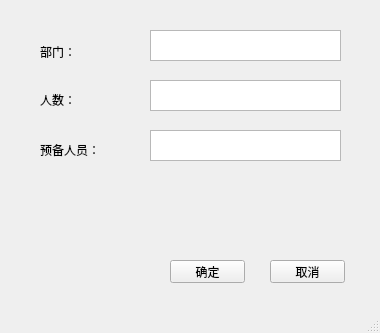
<?xml version="1.0" encoding="UTF-8"?>
<ui version="4.0">
 <class>AddPartMainWindow</class>
 <widget class="QMainWindow" name="AddPartMainWindow">
  <property name="geometry">
   <rect>
    <x>0</x>
    <y>0</y>
    <width>380</width>
    <height>333</height>
   </rect>
  </property>
  <property name="windowTitle">
   <string>MainWindow</string>
  </property>
  <widget class="QWidget" name="centralwidget">
   <widget class="QTextEdit" name="textEdit_3">
    <property name="geometry">
     <rect>
      <x>150</x>
      <y>130</y>
      <width>191</width>
      <height>31</height>
     </rect>
    </property>
   </widget>
   <widget class="QPushButton" name="pushButton">
    <property name="geometry">
     <rect>
      <x>170</x>
      <y>260</y>
      <width>75</width>
      <height>23</height>
     </rect>
    </property>
    <property name="text">
     <string>确定</string>
    </property>
   </widget>
   <widget class="QTextEdit" name="textEdit">
    <property name="geometry">
     <rect>
      <x>150</x>
      <y>30</y>
      <width>191</width>
      <height>31</height>
     </rect>
    </property>
   </widget>
   <widget class="QTextEdit" name="textEdit_2">
    <property name="geometry">
     <rect>
      <x>150</x>
      <y>80</y>
      <width>191</width>
      <height>31</height>
     </rect>
    </property>
   </widget>
   <widget class="QLabel" name="label_2">
    <property name="geometry">
     <rect>
      <x>40</x>
      <y>90</y>
      <width>61</width>
      <height>20</height>
     </rect>
    </property>
    <property name="text">
     <string>人数：</string>
    </property>
   </widget>
   <widget class="QLabel" name="label">
    <property name="geometry">
     <rect>
      <x>40</x>
      <y>42</y>
      <width>81</width>
      <height>20</height>
     </rect>
    </property>
    <property name="text">
     <string>部门：</string>
    </property>
   </widget>
   <widget class="QPushButton" name="pushButton_2">
    <property name="geometry">
     <rect>
      <x>270</x>
      <y>260</y>
      <width>75</width>
      <height>23</height>
     </rect>
    </property>
    <property name="text">
     <string>取消</string>
    </property>
   </widget>
   <widget class="QLabel" name="label_3">
    <property name="geometry">
     <rect>
      <x>40</x>
      <y>140</y>
      <width>61</width>
      <height>20</height>
     </rect>
    </property>
    <property name="text">
     <string>预备人员：</string>
    </property>
   </widget>
  </widget>
  <widget class="QMenuBar" name="menubar">
   <property name="geometry">
    <rect>
     <x>0</x>
     <y>0</y>
     <width>380</width>
     <height>23</height>
    </rect>
   </property>
  </widget>
  <widget class="QStatusBar" name="statusbar"/>
 </widget>
 <resources/>
 <connections/>
</ui>
